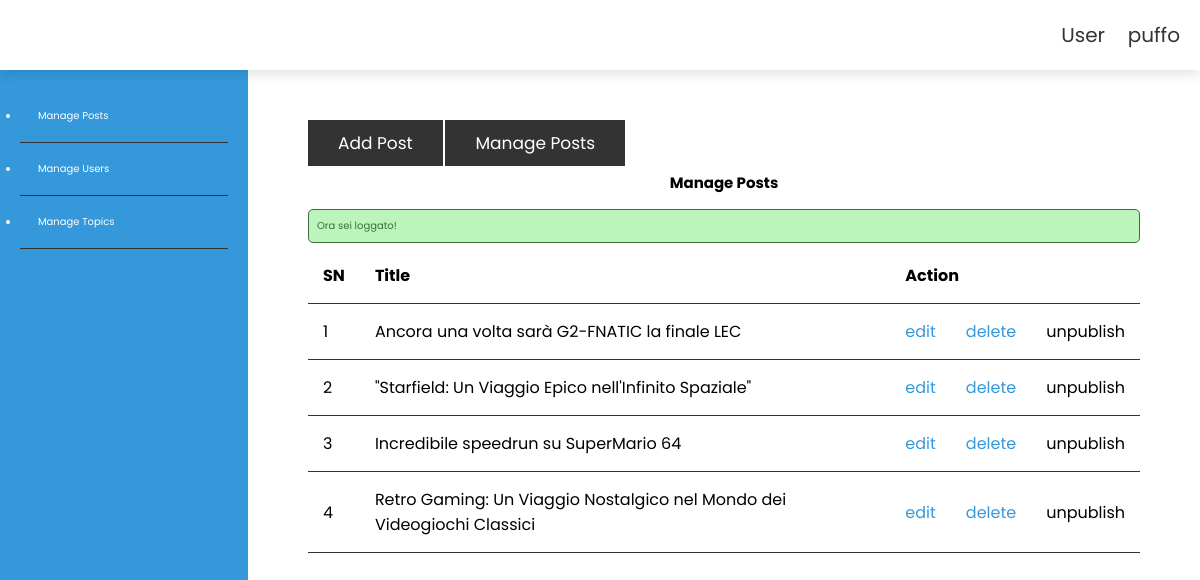
Screenshot of /php/index-post.php (signed in) with the database file from the repository.
### tables this page shows
CREATE TABLE `posts` (
  `id` int(11) NOT NULL,
  `user_id` int(11) NOT NULL,
  `topic_id` int(11) DEFAULT NULL,
  `title` varchar(255) NOT NULL,
  `image` varchar(255) NOT NULL,
  `body` text NOT NULL,
  `published` tinyint(4) NOT NULL,
  `created_at` datetime NOT NULL DEFAULT current_timestamp()
);

### php/db.php (called while the page is built, shortened)
<?php
require('config.php');
function selectAll($table, $conditions = [])
{
    global $conn;
    $sql = "SELECT * FROM $table";
    if(empty($conditions)) {
        $stmt = $conn->prepare($sql);
        $stmt->execute();
        $records = $stmt ->get_result()->fetch_all(MYSQLI_ASSOC);
        return $records;
    }
}

### php/posts.php (called while the page is built, shortened)
<?php include(ROOT_PATH . "/db.php"); ?>
<?php
$table = 'posts';
$posts = selectAll($table);

### php/index-post.php (the view, shortened to what this page needs)
<?php include(ROOT_PATH . "/posts.php");
?>
<!DOCTYPE html>
<html lang="en">
<head>
    <link rel="stylesheet" href="https://cdn.jsdelivr.net/npm/swiper@9/swiper-bundle.min.css"/>
    <link rel="stylesheet" href="https://cdnjs.cloudflare.com/ajax/libs/font-awesome/6.4.0/css/all.min.css">
    <link rel="stylesheet" href="../css/style.css">
    <link rel="stylesheet" href="../css/admin.css">
</head>
<body>
<?php include(ROOT_PATH . '/header-admin.php') ?>
<div class="admin-wrapper">
    <?php include(ROOT_PATH . '/admin-slider.php') ?>
    <div class="admin-content">
        <div class="button-grup">
            <a href="create-post.php" class="btn">Add Post</a>
            <a href="index-post.php" class="btn">Manage Posts</a>
        </div>
        <div class="content">
            <h2 class="page-title">Manage Posts</h2>
            <?php include(ROOT_PATH . "/../php/message.php") ?>
            <table>
                <thead>
                    <th>SN</th>
                    <th>Title</th>
                    <th colspan="3">Action</th>
                </thead>
                <tbody>
                    <?php foreach ($posts as $key => $post): ?>
                    <tr>
                        <td><?php echo $key +1; ?></td>
                        <td><?php echo $post['title']; ?></td>
                        <td><a href="edit-post.php?id=<?php echo $post['id']; ?>" class="edit">edit</a></td>
                        <td><a href="edit-post.php?del_id=<?php echo $post['id']; ?>" class="delete">delete</a></td>
                        <?php if ($post['published']): ?>
                            <td><a href="edit-post.php?published=0&p_id=<?php echo $post['id']; ?>" class="unpublish">unpublish</a></td>
                        <?php else: ?>
                            <td><a href="edit-post.php?published=1&p_id=<?php echo $post['id']; ?>" class="publish">publish</a></td>
                        <?php endif; ?>
                    </tr>
                    <?php endforeach?>
                </tbody>
            </table>
        </div>
    </div>
</div>
</body>
</html>

### css/style.css (style rules this page uses)
:root { --main-color: #2c1cba; --black: #222; --white: #fff; --light-black: #777; --light-white: #fff9; --dark-bg: rgba(0,0,0,.7); --light-bg:#eeeeee; --border: .1rem solid var(--black); --box-shadow: 0 .5rem 1rem rgba(0,0,0,.1); --text-box-shadow: 0 1.5rem 3rem rgba(0,0,0,.3); }
* { font-family: 'Poppins', sans-serif; margin: 0; padding: 0; box-sizing: border-box; outline: none; border: none; text-decoration: none; }
html { font-size: 62.5%; overflow-x: hidden; }
.btn { display: inline-block; background: var(--black); margin-top: 1rem; color: var(--white); font-size: 1.7rem; padding: 1rem 3rem; cursor: pointer; font-size: 1.20rem; }
h1, h2, h3, h4, h5, h6 { margin: 5px; }
a { color: inherit; }

### css/admin.css (style rules this page uses)
:root { --main-color: #3498db; --main-color-hover: #2980b9; --black: #333; --white: #fff; --light-black: #777; --light-white: #f9f9f9; --dark-bg: rgba(0, 0, 0, 0.7); --light-bg: #f5f5f5; --border: 1px solid var(--black); --box-shadow: 0 0.5rem 1rem rgba(0, 0, 0, 0.1); --text-box-shadow: 0 1rem 2rem rgba(0, 0, 0, 0.3); }
* { font-family: 'Poppins', sans-serif; margin: 0; padding: 0; box-sizing: border-box; outline: none; border: none; text-decoration: none; }
html { font-size: 62.5%; overflow-x: hidden; }
.btn { display: inline-block; background: var(--black); margin-top: 1rem; color: var(--white); font-size: 1.7rem; padding: 1rem 3rem; cursor: pointer; }
.admin-wrapper { display: flex; height: calc(100% - 66px); }
.admin-wrapper .admin-content { flex: 8; height: 100%; padding: 4rem 6rem; overflow-y: scroll; }
.admin-content .page-title { text-align: center; margin-bottom: 1.5rem; }
table { width: 100%; border-collapse: collapse; font-size: 1.6rem; }
th, td { padding: 1.5rem; text-align: left; border-bottom: var(--border); }
.edit, .delete, .publish { color: var(--main-color); }

### rows the page displays
posts: title "Ancora una volta sarà G2-FNATIC la finale LEC"
posts: title "\"Starfield: Un Viaggio Epico nell'Infinito Spaziale\""
posts: title "Incredibile speedrun su SuperMario 64"
posts: title "Retro Gaming: Un Viaggio Nostalgico nel Mondo dei Videogiochi Classici"

### other values shown
$_SESSION['username'] "puffo"
$_SESSION['message'] "Ora sei loggato!"
